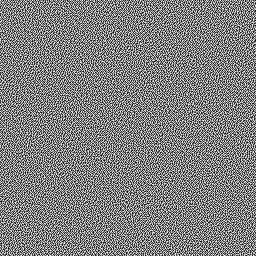
#> input picture tools/test_map_repeat/ranked_output.png, 256 x 256 px
$ python generate_threshold_gif.py --input ranked_output.png
#> lines starting #> are read from the running program, lines starting #| are printed output that depends on the picture
#!/usr/bin/env python3
"""Generate a back-and-forth looping GIF that thresholds ranked_output.png at all levels."""

import argparse
import numpy as np
from PIL import Image
from pathlib import Path


def main():
    parser = argparse.ArgumentParser(description="Generate threshold sweep GIF from ranked dither array")
    parser.add_argument("-i", "--input", default=None, help="Input ranked image (default: ranked_output.png in same dir)")
    parser.add_argument("-o", "--output", default=None, help="Output GIF path (default: threshold_sweep.gif in same dir)")
    parser.add_argument("--fps", type=int, default=30, help="Frames per second (default: 30)")
    parser.add_argument("--skip", type=int, default=1, help="Step size between threshold levels (default: 1)")
    args = parser.parse_args()

    script_dir = Path(__file__).parent
    input_path = Path(args.input) if args.input else script_dir / "ranked_output.png"
    output_path = Path(args.output) if args.output else script_dir / "threshold_sweep.gif"

    img = Image.open(input_path)
#> img is the input picture: PIL image 256x256 L; min 0, max 255, mean 127.5
    arr = np.array(img)
    print(f"Input: {input_path} ({img.size[0]}x{img.size[1]}, {img.mode})")
#| Input: ranked_output.png (256x256, L)
    print(f"Value range: {arr.min()}-{arr.max()}, unique: {len(np.unique(arr))}")
#| Value range: 0-255, unique: 256

    # Generate threshold levels: 0, skip, 2*skip, ..., 255, then back down
    levels_forward = list(range(0, 256, args.skip))
    # Ensure 255 is included
    if levels_forward[-1] != 255:
        levels_forward.append(255)
    # Back: reverse excluding endpoints (no duplicate of first/last frame)
    levels_backward = levels_forward[-2:0:-1]
    levels = levels_forward + levels_backward

    print(f"Threshold levels: {len(levels_forward)} forward + {len(levels_backward)} backward = {len(levels)} frames")
    print(f"FPS: {args.fps}, duration: {len(levels) / args.fps:.1f}s")

    # Generate frames
    frames = []
    for level in levels:
        # Pixels with value < level become white (on), rest black (off)
        binary = ((arr < level) * 255).astype(np.uint8)
        frames.append(Image.fromarray(binary, mode='L'))
#> this loop made 510 passes
#> pass 2, in main, `binary = ((arr < level) * 255).astype(np.uint8)`:
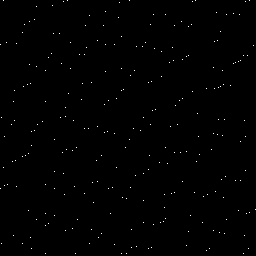
#> binary: shape (256, 256); 0.39% white in thin lines or dots
#> pass 3, in main, `binary = ((arr < level) * 255).astype(np.uint8)`:
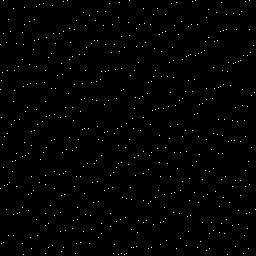
#> binary: shape (256, 256); 0.79% white in thin lines or dots
#> after the loop, frames = 510 items

    # Save as GIF
    frame_duration = int(1000 / args.fps)  # ms per frame
    frames[0].save(
        output_path,
        save_all=True,
        append_images=frames[1:],
        duration=frame_duration,
        loop=0,  # infinite loop
    )

    print(f"Output: {output_path} ({len(frames)} frames, {frame_duration}ms/frame)")
#| Output: tools/test_map_repeat/threshold_sweep.gif (510 frames, 33ms/frame)


if __name__ == "__main__":
    main()
